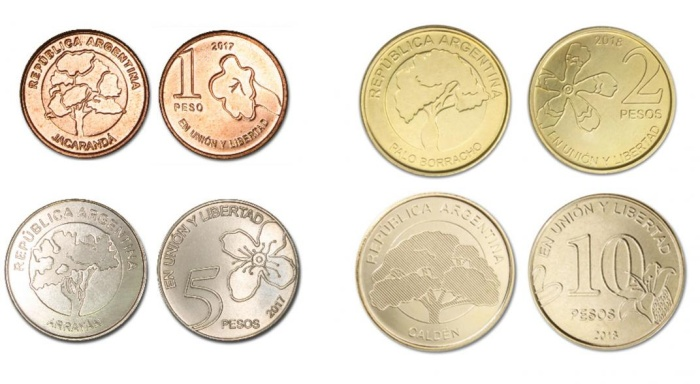
#> input picture Imagenes/monedas.jpg, 700 x 384 px
$ python contador.py
#> lines starting #> are read from the running program, lines starting #| are printed output that depends on the picture; after the words box and inside, x2 and y2 are one past the last pixel; in counts of white or black regions, pixels touching at a corner belong together
import cv2 as cv2
import numpy as np

# Estos valores deben cambiarse segun la imagen a estudiar.
vg = 1
vk = 3

original = cv2.imread('Imagenes/monedas.jpg')
#> original is the input picture: shape (384, 700, 3); mean B, G, R 203.6, 221.4, 230.6
gris = cv2.cvtColor(original,cv2.COLOR_BGR2GRAY)
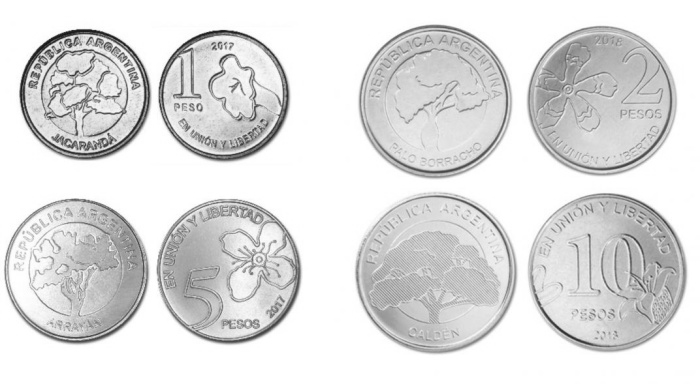
#> gris: shape (384, 700); min 20, max 255, mean 222.1
gauss = cv2.GaussianBlur(gris, (vg,vg), 0)
canny = cv2.Canny(gauss, 60, 100)
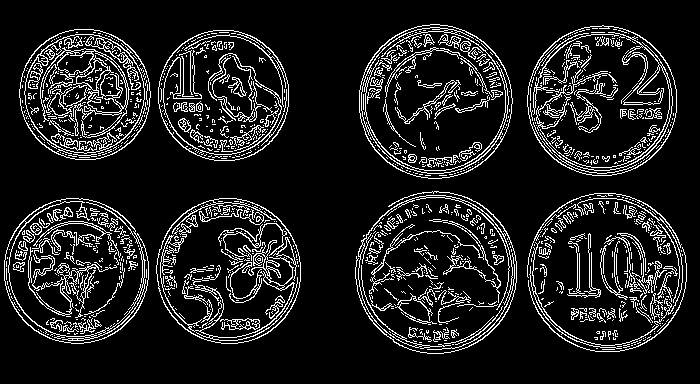
#> canny: shape (384, 700); 11.9% white in thin lines or dots, all inside (x1, y1, x2, y2) = (4, 24, 687, 354)
kernel = np.ones( (vk,vk) , np.uint8 )
cierre = cv2.morphologyEx(canny, cv2.MORPH_CLOSE, kernel)
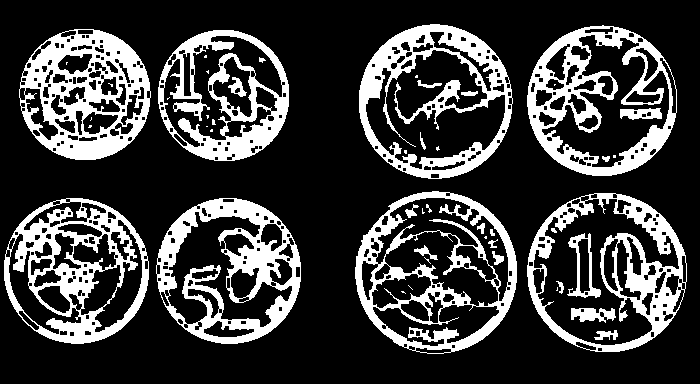
#> cierre: shape (384, 700); 23.8% white; 49 white regions (22 under 20 px)
contorno, jerarquia = cv2.findContours(cierre.copy(), cv2.RETR_EXTERNAL, cv2.CHAIN_APPROX_SIMPLE)
#> contorno = 8 contours; box (x1, y1, x2, y2) and area: (355, 191, 517, 354) 20384, (527, 193, 687, 352) 19840, (359, 24, 513, 179) 18490, (527, 25, 677, 176) 17605, (4, 198, 149, 344) 16458, (156, 198, 301, 344) 16447, (158, 30, 289, 161) 13460, (19, 29, 151, 160) 13444; jerarquia = [[1, -1, -1, -1], [2, 0, -1, -1], [3, 1, -1, -1], [4, 2, -1, -1], [5, 3, -1, -1], [6, 4, -1, -1], [7, 5, -1, -1], [-1, 6, -1, -1]]


print("Monedas encontradas: {}".format(len(contorno)))
#| Monedas encontradas: 8
cv2.drawContours(original, contorno, -1, (255,0,0), 2)
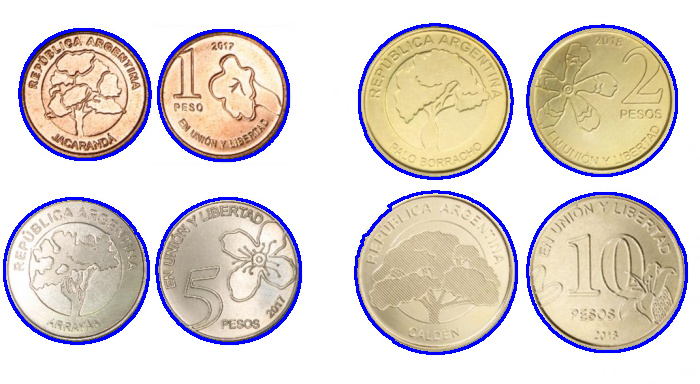
#> original: shape (384, 700, 3); 4.73% of pixels changed, all inside (x1, y1, x2, y2) = (3, 23, 688, 355)

cv2.imshow('contorno', original)
cv2.waitKey(0)
cv2.destroyAllWindows()
